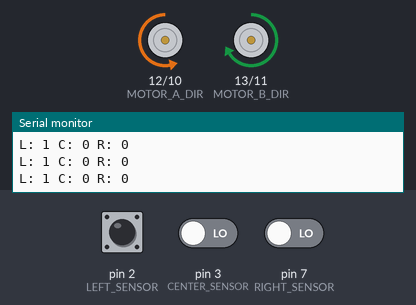
The sketch below on a simulated Arduino Uno, built with avr-gcc and run on an emulated ATmega328P. Shown: direction and speed pins drawn as motors (green arrow = direction pin HIGH = forward, orange = LOW = backward, longer = more drive), the last lines printed to the serial monitor. The inputs (shaded band) are chosen by the test bench; at power-on: pin 3 (CENTER_SENSOR) LOW, pin 7 (RIGHT_SENSOR) LOW, pin 2 (LEFT_SENSOR) HIGH.

Above: at 1.2 s.
1.3 s: pin 3 (CENTER_SENSOR) driven HIGH
At 1.7 s:
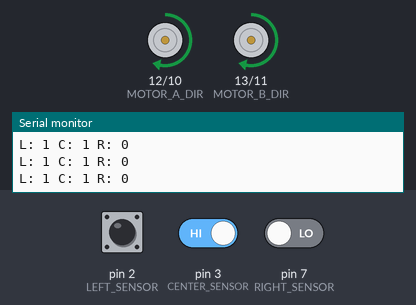
2.8 s: pin 3 (CENTER_SENSOR) driven LOW
At 4.0 s:
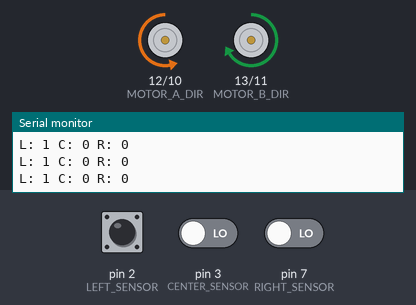
5.8 s: pin 7 (RIGHT_SENSOR) driven HIGH
At 6.7 s:
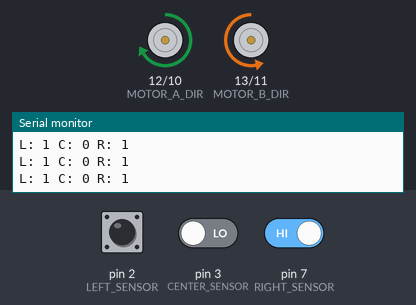
7.3 s: pin 7 (RIGHT_SENSOR) driven LOW
At 7.7 s:
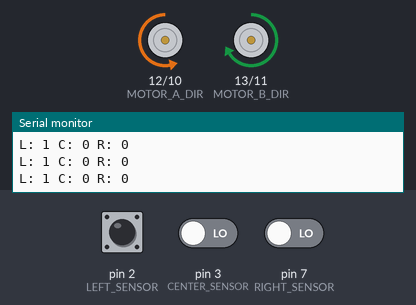
8.8 s: pin 2 (LEFT_SENSOR) pulsed LOW 5 times (0.12 s each, 0.3 s apart)
At 9.4 s:
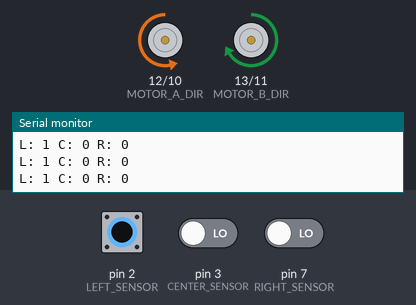
Timing chart, 0 to 11.8 s (numbered marks = the images above; inputs shaded):
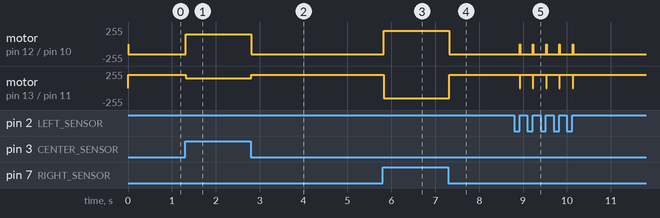

The sketch:

code.ino
```cpp
// === Sensor Pins ===
#define LEFT_SENSOR   2
#define CENTER_SENSOR 3
#define RIGHT_SENSOR  7

// === Motor A (Left Motor) ===
#define MOTOR_A_PWM 10
#define MOTOR_A_DIR 12  // HIGH = forward

// === Motor B (Right Motor) ===
#define MOTOR_B_PWM 11
#define MOTOR_B_DIR 13  // HIGH = forward

// === Speeds ===
#define fwd_speed 150
#define turn_high 200
#define turn_low 150

// === Direction tracking ===
char last_seen = 'C'; // 'L', 'C', 'R'

void setup() {
  Serial.begin(9600);

  pinMode(LEFT_SENSOR, INPUT);
  pinMode(CENTER_SENSOR, INPUT);
  pinMode(RIGHT_SENSOR, INPUT);

  pinMode(MOTOR_A_PWM, OUTPUT);
  pinMode(MOTOR_A_DIR, OUTPUT);
  pinMode(MOTOR_B_PWM, OUTPUT);
  pinMode(MOTOR_B_DIR, OUTPUT);

  stopMotors();
}

void loop() {
  bool left = digitalRead(LEFT_SENSOR);
  bool center = digitalRead(CENTER_SENSOR);
  bool right = digitalRead(RIGHT_SENSOR);

  Serial.print("L: "); Serial.print(left);
  Serial.print(" C: "); Serial.print(center);
  Serial.print(" R: "); Serial.println(right);

  if (left == LOW && center == LOW && right == LOW) {
    stopMotors();
    searchline();  // never exits until line is found
  }
  else if (right == HIGH && center == LOW) {
    last_seen = 'R';
    turnRight();
  }
  else if (left == HIGH && center == LOW) {
    last_seen = 'L';
    turnLeft();
  }
  else if (right == HIGH) { // right + center both HIGH
    last_seen = 'R';
    moveForward();
  }
  else if (left == HIGH) {  // left + center both HIGH
    last_seen = 'L';
    moveForward();
  }
  else if (center == HIGH) {
    last_seen = 'C';
    moveForward();
  }
  else {
    stopMotors(); // fallback
  }

  delay(10);
}

// === Motion Functions ===

void moveForward() {
  digitalWrite(MOTOR_A_DIR, HIGH);
  digitalWrite(MOTOR_B_DIR, HIGH);
  analogWrite(MOTOR_A_PWM, fwd_speed);
  analogWrite(MOTOR_B_PWM, fwd_speed);
}

void turnLeft() {
  digitalWrite(MOTOR_A_DIR, LOW);
  digitalWrite(MOTOR_B_DIR, HIGH);
  analogWrite(MOTOR_A_PWM, turn_low);
  analogWrite(MOTOR_B_PWM, turn_high);
}

void turnRight() {
  digitalWrite(MOTOR_A_DIR, HIGH);
  digitalWrite(MOTOR_B_DIR, LOW);
  analogWrite(MOTOR_A_PWM, turn_high);
  analogWrite(MOTOR_B_PWM, turn_low);
}

void stopMotors() {
  analogWrite(MOTOR_A_PWM, 0);
  analogWrite(MOTOR_B_PWM, 0);
}

// === Search function ===

void searchline() {

  // Turn in direction of last seen line until any sensor detects black
  if (last_seen == 'R') {
    while (true) {
      turnRight();
      if (lineDetected()) {
        stopMotors();
        return;
      }
      delay(10);
    }
  } else {
    while (true) {
      turnLeft();
      if (lineDetected()) {
        stopMotors();
        return;
      }
      delay(10);
    }
  }
}

// === Line detection helper ===

bool lineDetected() {
  return digitalRead(CENTER_SENSOR) == HIGH ||
         digitalRead(LEFT_SENSOR) == HIGH ||
         digitalRead(RIGHT_SENSOR) == HIGH;
}
```

Measured:
- after the input at 1.3 s, motor on pin 12 (MOTOR_A_DIR) / pin 10 (MOTOR_A_PWM): backward 150/255 → forward 150/255 at once; motor on pin 13 (MOTOR_B_DIR) / pin 11 (MOTOR_B_PWM): forward 200/255 → forward 150/255 at once
- after the input at 2.8 s, motor on pin 12 (MOTOR_A_DIR) / pin 10 (MOTOR_A_PWM): forward 150/255 → backward 150/255 at once; motor on pin 13 (MOTOR_B_DIR) / pin 11 (MOTOR_B_PWM): forward 150/255 → forward 200/255 at once
- after the input at 5.8 s, motor on pin 12 (MOTOR_A_DIR) / pin 10 (MOTOR_A_PWM): backward 150/255 → forward 200/255 at once; motor on pin 13 (MOTOR_B_DIR) / pin 11 (MOTOR_B_PWM): forward 200/255 → backward 150/255 at once
- after the input at 7.3 s, motor on pin 12 (MOTOR_A_DIR) / pin 10 (MOTOR_A_PWM): forward 200/255 → backward 150/255 at once; motor on pin 13 (MOTOR_B_DIR) / pin 11 (MOTOR_B_PWM): backward 150/255 → forward 200/255 at once
